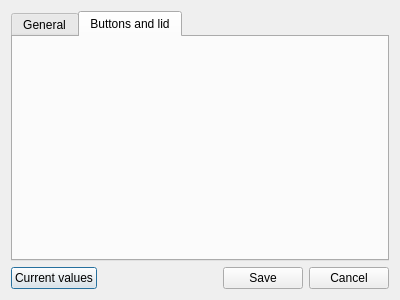
<?xml version="1.0" encoding="UTF-8"?>
<ui version="4.0">
 <class>ProfileEditDialog</class>
 <widget class="QDialog" name="ProfileEditDialog">
  <property name="geometry">
   <rect>
    <x>0</x>
    <y>0</y>
    <width>400</width>
    <height>300</height>
   </rect>
  </property>
  <property name="windowTitle">
   <string>Dialog</string>
  </property>
  <layout class="QVBoxLayout" name="verticalLayout">
   <item>
    <widget class="QTabWidget" name="tabWidget">
     <property name="currentIndex">
      <number>1</number>
     </property>
     <widget class="QWidget" name="tab">
      <attribute name="title">
       <string>General</string>
      </attribute>
      <widget class="WidgetBacklight" name="backlight" native="true">
       <property name="geometry">
        <rect>
         <x>20</x>
         <y>90</y>
         <width>281</width>
         <height>31</height>
        </rect>
       </property>
      </widget>
      <widget class="QWidget" name="layoutWidget">
       <property name="geometry">
        <rect>
         <x>10</x>
         <y>0</y>
         <width>361</width>
         <height>58</height>
        </rect>
       </property>
       <layout class="QFormLayout" name="formLayout">
        <item row="0" column="0">
         <widget class="QLabel" name="label">
          <property name="text">
           <string>Profile ID:</string>
          </property>
         </widget>
        </item>
        <item row="0" column="1">
         <widget class="QLineEdit" name="idLE"/>
        </item>
        <item row="1" column="0">
         <widget class="QLabel" name="label_2">
          <property name="text">
           <string>Description:</string>
          </property>
         </widget>
        </item>
        <item row="1" column="1">
         <widget class="QLineEdit" name="descriptionLE"/>
        </item>
       </layout>
      </widget>
     </widget>
     <widget class="QWidget" name="tab_2">
      <attribute name="title">
       <string>Buttons and lid</string>
      </attribute>
      <layout class="QVBoxLayout" name="verticalLayout_2">
       <item>
        <widget class="WidgetBtnSettings" name="buttonsWidget" native="true"/>
       </item>
      </layout>
     </widget>
    </widget>
   </item>
   <item>
    <layout class="QHBoxLayout" name="horizontalLayout">
     <item>
      <widget class="QPushButton" name="currValuesBtn">
       <property name="text">
        <string>Current values</string>
       </property>
      </widget>
     </item>
     <item>
      <spacer name="horizontalSpacer">
       <property name="orientation">
        <enum>Qt::Horizontal</enum>
       </property>
       <property name="sizeHint" stdset="0">
        <size>
         <width>40</width>
         <height>20</height>
        </size>
       </property>
      </spacer>
     </item>
     <item>
      <widget class="QPushButton" name="saveBtn">
       <property name="text">
        <string>Save</string>
       </property>
      </widget>
     </item>
     <item>
      <widget class="QPushButton" name="pushButton_3">
       <property name="text">
        <string>Cancel</string>
       </property>
      </widget>
     </item>
    </layout>
   </item>
  </layout>
 </widget>
 <customwidgets>
  <customwidget>
   <class>WidgetBacklight</class>
   <extends>QWidget</extends>
   <header location="global">widgets/widgetbacklight.h</header>
   <container>1</container>
  </customwidget>
  <customwidget>
   <class>WidgetBtnSettings</class>
   <extends>QWidget</extends>
   <header location="global">widgets/widgetbtnsettings.h</header>
   <container>1</container>
  </customwidget>
 </customwidgets>
 <resources/>
 <connections>
  <connection>
   <sender>pushButton_3</sender>
   <signal>clicked()</signal>
   <receiver>ProfileEditDialog</receiver>
   <slot>reject()</slot>
   <hints>
    <hint type="sourcelabel">
     <x>347</x>
     <y>278</y>
    </hint>
    <hint type="destinationlabel">
     <x>392</x>
     <y>273</y>
    </hint>
   </hints>
  </connection>
 </connections>
</ui>
